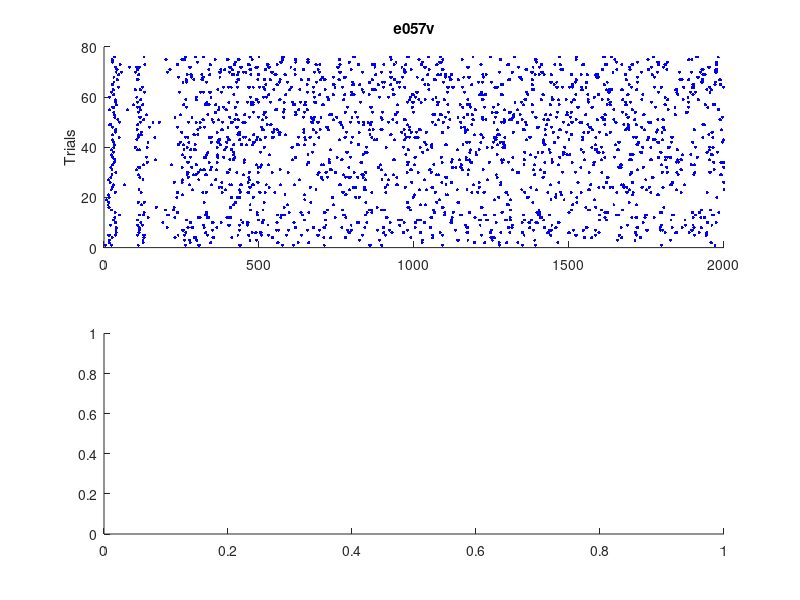

The MATLAB source for this figure: (Note: this script raises an error after producing the figure.)
% Plot a raster along with the psth...
close all
load('nsa2009_1.mat')
x = input('Enter neuron number: ');

%% Plot the spike raster
subplot(2,1,1); 
for i=1:length(data(x).spks) %this is the trial number
	spikeinfo = data(x).spks{1,i}; %this refers to the ith trial = spike #

	trial_temp = zeros (1, length(spikeinfo)); %bcs x and y should be the same lenght
	trial = trial_temp +i;

	scatter(spikeinfo, trial, 5, 'b', 'filled');
	hold on %to keep adding
end

title (data(x).name)
ylabel('Trials')

%% Plot the PSTH
binsize = 5; %to chunk the data

subplot(2,1,2); 
bin_edges = linspace(0,2000,2000/binsize+1); %+1 for define the edge
spikeinfo_temp = zeros (1, length(bin_edges)-1); %-1 to remove the articial 1
for i=1:length(data(x).spks)
    spikeinfo = data(x).spks{1,i};
    n = histcounts(spikeinfo,bin_edges); %gives vector that shows how many spikes in each bin
    spikeinfo_temp = spikeinfo_temp+n; 
end

bin_centers = bin_edges(1:end-1)+mean(diff(bin_edges))/2;
bar(bin_centers,spikeinfo_temp,binsize) %draws the bars at the locations specified by x.

xlabel('time[ms]') 
ylabel('Counts')
